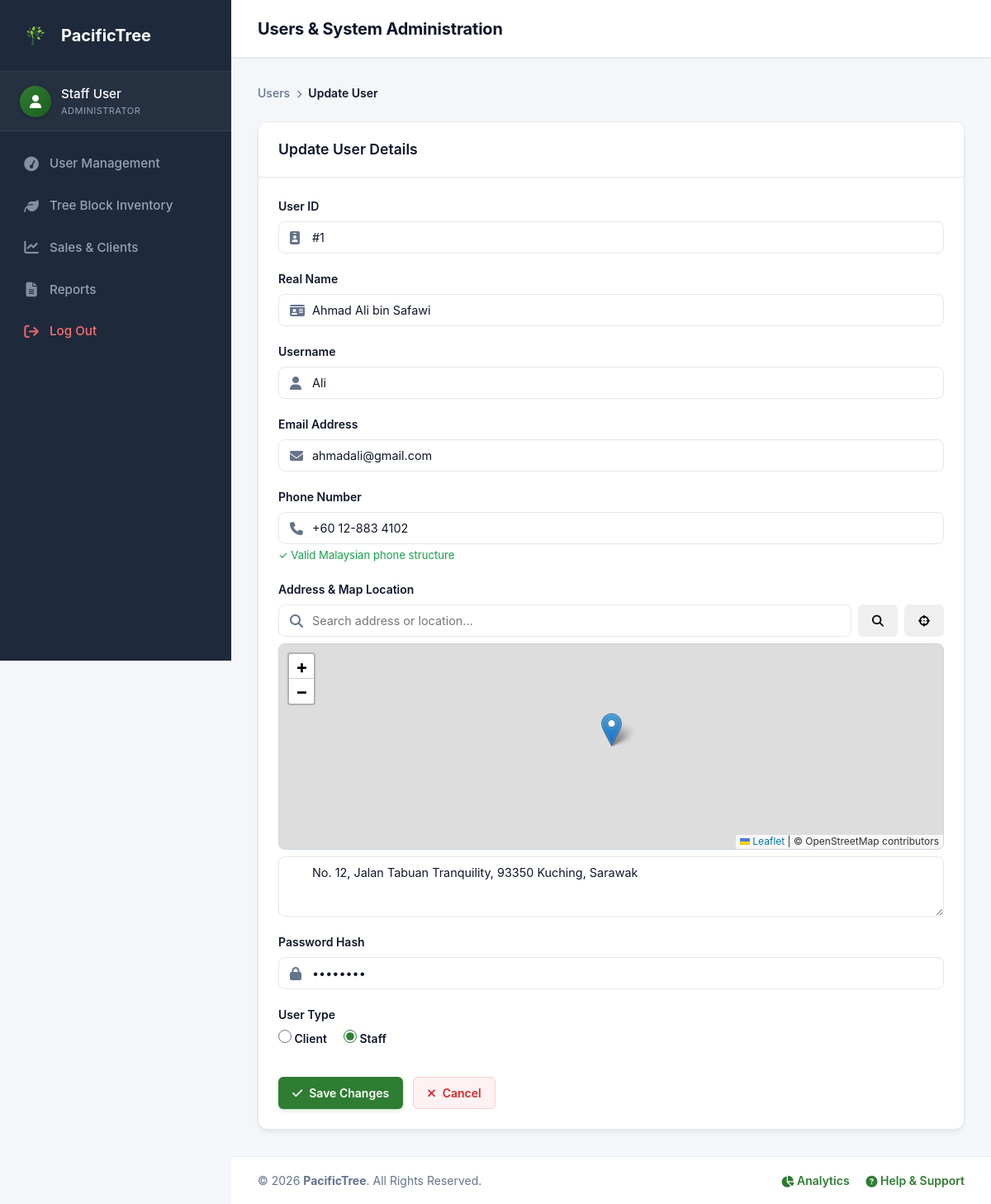
Screenshot of /src/staff/processes/updateUser.php?updateID=1 (signed in) with the database file from the repository.
### tables this page shows
CREATE TABLE `user` (
  `UserID` int(11) NOT NULL,
  `Username` varchar(128) DEFAULT NULL,
  `Email` varchar(256) DEFAULT NULL,
  `PasswordHash` varchar(128) DEFAULT NULL,
  `RealName` varchar(128) DEFAULT NULL,
  `UserType` varchar(1) DEFAULT NULL,
  `LogStatus` int(1) NOT NULL,
  `Phone` varchar(20) DEFAULT NULL,
  `Address` text DEFAULT NULL
);

### src/staff/processes/updateUser.php (the view, shortened to what this page needs)
<?php
global $conn;
$updateID = isset($_GET['updateID']) ? intval($_GET['updateID']) : 0;
$userQuery = "SELECT * FROM user WHERE UserID = $updateID LIMIT 1";
$userResult = mysqli_query($conn, $userQuery);
$userData = ($userResult && mysqli_num_rows($userResult) > 0) ? mysqli_fetch_assoc($userResult) : [];
$realNameVal = $userData['RealName'] ?? '';
$usernameVal = $userData['Username'] ?? '';
$emailVal    = $userData['Email'] ?? '';
$phoneVal    = $userData['Phone'] ?? '';
$addressVal  = $userData['Address'] ?? '';
$passVal     = $userData['PasswordHash'] ?? '';
$userTypeVal = $userData['UserType'] ?? 'C';
?>
<!DOCTYPE HTML>
<html lang="en">
<head>
    <link rel="stylesheet" href="https://cdnjs.cloudflare.com/ajax/libs/font-awesome/6.4.0/css/all.min.css">
    <link rel="stylesheet" href="https://unpkg.com/leaflet@1.9.4/dist/leaflet.css" />
    <link rel="stylesheet" href="../../../assets/css/staff.css">
</head>
<body>
    <div class="app-wrapper">
        <?php include __DIR__ . '/../../includes/sidebar.php'; ?>
        <main class="main-content">
            <header class="topbar">
                <h1 class="topbar-title">Users & System Administration</h1>
            </header>
            <div class="content-body">
                <ul class="breadcrumb">
                    <li><a href="../../views/staff/dashboard.php">Users</a></li>
                    <li class="separator"><i class="fa-solid fa-chevron-right" style="font-size: 10px;"></i></li>
                    <li class="active">Update User</li>
                </ul>
                <div class="card">
                    <div class="card-header">
                        <h2 class="card-title">Update User Details</h2>
                    </div>
                    <div class="card-body">
                        <form method="POST" action="../../controllers/staff/userController.php?action=update">
                            <div class="form-group">
                                <label>User ID</label>
                                <div class="input-wrapper">
                                    <input type="text" class="form-control-input" value="#<?php echo htmlspecialchars($updateID); ?>" readonly>
                                </div>
                            </div>
                            <div class="form-group">
                                <label for="realname">Real Name</label>
                                <div class="input-wrapper">
                                    <input type="text" class="form-control-input" name="realname" id="realname" value="<?php echo htmlspecialchars($realNameVal); ?>" required>
                                </div>
                            </div>
                            <div class="form-group">
                                <label for="username">Username</label>
                                <div class="input-wrapper">
                                    <input type="text" class="form-control-input" name="username" id="username" value="<?php echo htmlspecialchars($usernameVal); ?>" required>
                                </div>
                            </div>
                            <div class="form-group">
                                <label for="email">Email Address</label>
                                <div class="input-wrapper">
                                    <input type="email" class="form-control-input" name="email" id="email" value="<?php echo htmlspecialchars($emailVal); ?>" required>
                                </div>
                            </div>
                            <div class="form-group">
                                <label for="phone">Phone Number</label>
                                <div class="input-wrapper">
                                    <input type="tel" class="form-control-input" name="phone" id="phone" value="<?php echo htmlspecialchars($phoneVal); ?>" placeholder="+60 1X-XXX XXXX" autocomplete="off">
                                </div>
                                <span id="phone-status" class="phone-feedback"></span>
                            </div>
                            <div class="form-group">
                                <label for="address">Address & Map Location</label>
                                <div class="map-search-bar">
                                    <div class="input-wrapper" style="flex: 1;">
                                        <input type="text" id="mapSearchInput" class="form-control-input" placeholder="Search address or location...">
                                    </div>
                                    <button type="button" class="btn btn-light" id="btnSearchMap" title="Search Map">
                                        <i class="fa-solid fa-magnifying-glass"></i>
                                    </button>
                                    <button type="button" class="btn btn-light" id="btnLocateMe" title="Use My Current Location">
                                        <i class="fa-solid fa-crosshairs"></i>
                                    </button>
                                </div>
                                <div id="map"></div>
                                <div class="input-wrapper" style="margin-top: 8px;">
                                    <textarea class="form-control-input" name="address" id="address" rows="3" placeholder="Selected full address will appear here..."><?php echo htmlspecialchars($addressVal); ?></textarea>
                                </div>
                            </div>
                            <div class="form-group">
                                <label for="password">Password Hash</label>
                                <div class="input-wrapper">
                                    <input type="password" class="form-control-input" name="password" id="password" value="<?php echo htmlspecialchars($passVal); ?>" required>
                                </div>
                            </div>
                            <div class="form-group">
                                <label>User Type</label>
                                <div class="radio-group">
                                    <label class="radio-label">
                                        <input type="radio" name="usertype" value="C" <?php echo ($userTypeVal === 'C') ? 'checked' : ''; ?>>
                                        Client
                                    </label>
                                    <label class="radio-label">
                                        <input type="radio" name="usertype" value="S" <?php echo ($userTypeVal === 'S') ? 'checked' : ''; ?>>
                                        Staff
                                    </label>
                                </div>
                            </div>
                            <div class="form-actions">
                                <button type="submit" name="updateUser" class="btn btn-primary">
                                    <i class="fa-solid fa-check"></i> Save Changes
                                </button>
                                <a href="../../views/staff/dashboard.php" class="btn btn-outline-danger">
                                    <i class="fa-solid fa-xmark"></i> Cancel
                                </a>
                            </div>
                        </form>
                    </div>
                </div>
            </div>
            <?php include(__DIR__ . '/../../includes/footer.php'); ?>
        </main>
    </div>
</body>
</html>

### src/includes/sidebar.php (shortened to what this page needs)
<?php
$base_path = '';
if (preg_match('#^(/[^/]+)#', $_SERVER['SCRIPT_NAME'], $matches)) {
    $base_path = ($matches[1] !== '/src' && $matches[1] !== '/assets') ? $matches[1] : '';
}
$activeUser = $_SESSION['real_name'] ?? $_SESSION['username'] ?? 'Staff User';
$userRole   = $_SESSION['role'] ?? 'Administrator';
$current_page = $_SERVER['SCRIPT_NAME'];
?>
<aside class="sidebar">
    <div class="sidebar-brand">
        <img src="<?php echo $base_path; ?>/assets/images/TREE.PNG" alt="PacificTree Logo">
        <span>PacificTree</span>
    </div>
    <div class="sidebar-user">
        <div class="sidebar-user-avatar">
            <i class="fa fa-user"></i>
        </div>
        <div class="sidebar-user-info">
            <div class="sidebar-user-name">
                <?php echo htmlspecialchars($activeUser); ?>
            </div>
            <div class="sidebar-user-role">
                <?php echo htmlspecialchars($userRole); ?>
            </div>
        </div>
    </div>
    <ul class="sidebar-menu">
        <li class="sidebar-item">
            <a class="sidebar-link <?php echo (strpos($current_page, 'dashboard.php') !== false) ? 'active' : ''; ?>"
               href="<?php echo $base_path; ?>/src/views/staff/dashboard.php">
                <i class="fa fa-tachometer"></i>
                <span>User Management</span>
            </a>
        </li>
        <li class="sidebar-item">
            <a class="sidebar-link <?php echo (strpos($current_page, 'inventory.php') !== false) ? 'active' : ''; ?>"
               href="<?php echo $base_path; ?>/src/views/staff/inventory.php">
                <i class="fa fa-leaf"></i>
                <span>Tree Block Inventory</span>
            </a>
        </li>
        <li class="sidebar-item">
            <a class="sidebar-link <?php echo (strpos($current_page, 'sales.php') !== false) ? 'active' : ''; ?>"
               href="<?php echo $base_path; ?>/src/views/staff/sales.php">
                <i class="fa fa-line-chart"></i>
                <span>Sales & Clients</span>
            </a>
        </li>
        <li class="sidebar-item">
            <a class="sidebar-link <?php echo (strpos($current_page, 'reports.php') !== false) ? 'active' : ''; ?>"
               href="<?php echo $base_path; ?>/src/views/staff/reports/reports.php">
                <i class="fa fa-file-text"></i>
                <span>Reports</span>
            </a>
        </li>
        <li class="sidebar-item">
            <a class="sidebar-link logout-link" href="<?php echo $base_path; ?>/src/views/public/logout.php">
                <i class="fa fa-sign-out"></i>
                <span>Log Out</span>
            </a>
        </li>
    </ul>
</aside>

### src/includes/footer.php
<footer class="app-footer">
    <div>
        &copy; <?php echo date('Y'); ?> <strong>PacificTree</strong>. All Rights Reserved.
    </div>
    <ul class="footer-links">
        <li><a href="viewReport.php"><i class="fa-solid fa-chart-pie"></i> Analytics</a></li>
        <li><a href="#"><i class="fa-solid fa-circle-question"></i> Help & Support</a></li>
    </ul>
</footer>

### src/staff/processes/updateUser.php (style rules this page uses)
#map { height: 250px; width: 100%; border-radius: 8px; border: 1px solid #cbd5e1; margin-top: 8px; z-index: 1; }
.map-search-bar { display: flex; gap: 8px; margin-bottom: 8px; }
.phone-feedback { font-size: 0.82em; margin-top: 4px; display: block; }
.phone-valid { color: #16a34a; }

### rows the page displays
user: realname "Ahmad Ali bin Safawi", username "Ali", email "ahmadali@gmail.com", phone "+60 12-883 4102", address "No. 12, Jalan Tabuan Tranquility, 93350 Kuching, Sarawak", UserType "☐ Client", UserType "☑ Staff"

### other values shown
$activeUser "Staff User"
$userRole "ADMINISTRATOR"
